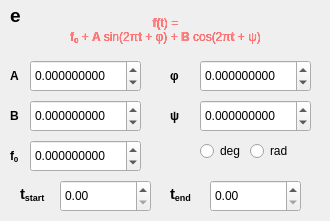
   <widget class="QWidget" name="pageTypeFunctionE">
    <widget class="QDoubleSpinBox" name="FuncEendTime">
     <property name="geometry">
      <rect>
       <x>210</x>
       <y>180</y>
       <width>91</width>
       <height>32</height>
      </rect>
     </property>
     <property name="locale">
      <locale language="English" country="UnitedKingdom"/>
     </property>
     <property name="maximum">
      <double>9999.000000000000000</double>
     </property>
     <property name="stepType">
      <enum>QAbstractSpinBox::AdaptiveDecimalStepType</enum>
     </property>
    </widget>
    <widget class="QDoubleSpinBox" name="FuncECoeff2">
     <property name="geometry">
      <rect>
       <x>30</x>
       <y>100</y>
       <width>111</width>
       <height>32</height>
      </rect>
     </property>
     <property name="locale">
      <locale language="English" country="UnitedKingdom"/>
     </property>
     <property name="decimals">
      <number>9</number>
     </property>
     <property name="minimum">
      <double>-9999.999998999999661</double>
     </property>
     <property name="maximum">
      <double>9999.999998999999661</double>
     </property>
     <property name="stepType">
      <enum>QAbstractSpinBox::AdaptiveDecimalStepType</enum>
     </property>
    </widget>
    <widget class="QDoubleSpinBox" name="FuncECoeff0">
     <property name="geometry">
      <rect>
       <x>30</x>
       <y>140</y>
       <width>111</width>
       <height>32</height>
      </rect>
     </property>
     <property name="locale">
      <locale language="English" country="UnitedKingdom"/>
     </property>
     <property name="decimals">
      <number>9</number>
     </property>
     <property name="minimum">
      <double>-9999.999998999999661</double>
     </property>
     <property name="maximum">
      <double>9999.999998999999661</double>
     </property>
     <property name="stepType">
      <enum>QAbstractSpinBox::AdaptiveDecimalStepType</enum>
     </property>
    </widget>
    <widget class="QDoubleSpinBox" name="FuncECoeff3">
     <property name="geometry">
      <rect>
       <x>200</x>
       <y>60</y>
       <width>111</width>
       <height>32</height>
      </rect>
     </property>
     <property name="locale">
      <locale language="English" country="UnitedKingdom"/>
     </property>
     <property name="decimals">
      <number>9</number>
     </property>
     <property name="minimum">
      <double>-9999.999998999999661</double>
     </property>
     <property name="maximum">
      <double>9999.999998999999661</double>
     </property>
     <property name="stepType">
      <enum>QAbstractSpinBox::AdaptiveDecimalStepType</enum>
     </property>
    </widget>
    <widget class="QDoubleSpinBox" name="FuncECoeff1">
     <property name="geometry">
      <rect>
       <x>30</x>
       <y>60</y>
       <width>111</width>
       <height>32</height>
      </rect>
     </property>
     <property name="locale">
      <locale language="English" country="UnitedKingdom"/>
     </property>
     <property name="decimals">
      <number>9</number>
     </property>
     <property name="minimum">
      <double>-9999.999998999999661</double>
     </property>
     <property name="maximum">
      <double>9999.999998999999661</double>
     </property>
     <property name="stepType">
      <enum>QAbstractSpinBox::AdaptiveDecimalStepType</enum>
     </property>
    </widget>
    <widget class="QDoubleSpinBox" name="FuncEstartTime">
     <property name="geometry">
      <rect>
       <x>60</x>
       <y>180</y>
       <width>91</width>
       <height>32</height>
      </rect>
     </property>
     <property name="locale">
      <locale language="English" country="UnitedKingdom"/>
     </property>
     <property name="maximum">
      <double>9999.000000000000000</double>
     </property>
     <property name="stepType">
      <enum>QAbstractSpinBox::AdaptiveDecimalStepType</enum>
     </property>
    </widget>
    <widget class="QLabel" name="label_43">
     <property name="geometry">
      <rect>
       <x>10</x>
       <y>147</y>
       <width>21</width>
       <height>18</height>
      </rect>
     </property>
     <property name="text">
      <string>&lt;html&gt;&lt;head/&gt;&lt;body&gt;&lt;p&gt;&lt;span style=&quot; font-weight:600;&quot;&gt;f&lt;/span&gt;&lt;span style=&quot; font-weight:600; vertical-align:sub;&quot;&gt;0&lt;/span&gt;&lt;/p&gt;&lt;/body&gt;&lt;/html&gt;</string>
     </property>
    </widget>
    <widget class="QLabel" name="label_44">
     <property name="geometry">
      <rect>
       <x>10</x>
       <y>67</y>
       <width>21</width>
       <height>18</height>
      </rect>
     </property>
     <property name="text">
      <string>&lt;html&gt;&lt;head/&gt;&lt;body&gt;&lt;p&gt;&lt;span style=&quot; font-weight:600;&quot;&gt;A&lt;/span&gt;&lt;/p&gt;&lt;/body&gt;&lt;/html&gt;</string>
     </property>
    </widget>
    <widget class="QLabel" name="label_45">
     <property name="geometry">
      <rect>
       <x>10</x>
       <y>107</y>
       <width>21</width>
       <height>18</height>
      </rect>
     </property>
     <property name="text">
      <string>&lt;html&gt;&lt;head/&gt;&lt;body&gt;&lt;p&gt;&lt;span style=&quot; font-weight:600;&quot;&gt;B&lt;/span&gt;&lt;/p&gt;&lt;/body&gt;&lt;/html&gt;</string>
     </property>
    </widget>
    <widget class="QLabel" name="label_46">
     <property name="geometry">
      <rect>
       <x>170</x>
       <y>67</y>
       <width>21</width>
       <height>18</height>
      </rect>
     </property>
     <property name="text">
      <string>&lt;html&gt;&lt;head/&gt;&lt;body&gt;&lt;p&gt;&lt;span style=&quot; font-weight:600;&quot;&gt;&amp;phi;&lt;/span&gt;&lt;/p&gt;&lt;/body&gt;&lt;/html&gt;</string>
     </property>
    </widget>
    <widget class="QLabel" name="label_49">
     <property name="geometry">
      <rect>
       <x>20</x>
       <y>184</y>
       <width>41</width>
       <height>21</height>
      </rect>
     </property>
     <property name="text">
      <string>&lt;html&gt;&lt;head/&gt;&lt;body&gt;&lt;p&gt;&lt;span style=&quot; font-size:11pt; font-weight:600;&quot;&gt;t&lt;/span&gt;&lt;span style=&quot; font-size:11pt; font-weight:600; vertical-align:sub;&quot;&gt;start&lt;/span&gt;&lt;/p&gt;&lt;/body&gt;&lt;/html&gt;</string>
     </property>
    </widget>
    <widget class="QLabel" name="label_50">
     <property name="geometry">
      <rect>
       <x>170</x>
       <y>179</y>
       <width>31</width>
       <height>31</height>
      </rect>
     </property>
     <property name="text">
      <string>&lt;html&gt;&lt;head/&gt;&lt;body&gt;&lt;p&gt;&lt;span style=&quot; font-size:11pt; font-weight:600;&quot;&gt;t&lt;/span&gt;&lt;span style=&quot; font-size:11pt; font-weight:600; vertical-align:sub;&quot;&gt;end&lt;/span&gt;&lt;/p&gt;&lt;/body&gt;&lt;/html&gt;</string>
     </property>
    </widget>
    <widget class="QLabel" name="funcEequation">
     <property name="geometry">
      <rect>
       <x>10</x>
       <y>10</y>
       <width>311</width>
       <height>41</height>
      </rect>
     </property>
     <property name="text">
      <string>&lt;html&gt;&lt;head/&gt;&lt;body&gt;&lt;p align=&quot;center&quot;&gt;&lt;span style=&quot; font-weight:600; color:#ff0000;&quot;&gt;f(&lt;/span&gt;&lt;span style=&quot; color:#ff0000;&quot;&gt;t) = &lt;br/&gt;&lt;/span&gt;&lt;span style=&quot; font-weight:600; color:#ff0000;&quot;&gt;f&lt;/span&gt;&lt;span style=&quot; font-weight:600; color:#ff0000; vertical-align:sub;&quot;&gt;0&lt;/span&gt;&lt;span style=&quot; color:#ff0000;&quot;&gt; + &lt;/span&gt;&lt;span style=&quot; font-weight:600; color:#ff0000;&quot;&gt;A &lt;/span&gt;&lt;span style=&quot; color:#ff0000;&quot;&gt;sin(2π&lt;/span&gt;&lt;span style=&quot; font-weight:600; color:#ff0000;&quot;&gt;t&lt;/span&gt;&lt;span style=&quot; color:#ff0000;&quot;&gt; + φ) + &lt;/span&gt;&lt;span style=&quot; font-weight:600; color:#ff0000;&quot;&gt;B&lt;/span&gt;&lt;span style=&quot; color:#ff0000;&quot;&gt; cos(2π&lt;/span&gt;&lt;span style=&quot; font-weight:600; color:#ff0000;&quot;&gt;t&lt;/span&gt;&lt;span style=&quot; color:#ff0000;&quot;&gt; + ψ)&lt;/span&gt;&lt;/p&gt;&lt;/body&gt;&lt;/html&gt;</string>
     </property>
    </widget>
    <widget class="QLabel" name="label_47">
     <property name="geometry">
      <rect>
       <x>170</x>
       <y>107</y>
       <width>21</width>
       <height>18</height>
      </rect>
     </property>
     <property name="text">
      <string>&lt;html&gt;&lt;head/&gt;&lt;body&gt;&lt;p&gt;&lt;span style=&quot; font-weight:600;&quot;&gt;&amp;psi;&lt;/span&gt;&lt;/p&gt;&lt;/body&gt;&lt;/html&gt;</string>
     </property>
    </widget>
    <widget class="QDoubleSpinBox" name="FuncECoeff4">
     <property name="geometry">
      <rect>
       <x>200</x>
       <y>100</y>
       <width>111</width>
       <height>32</height>
      </rect>
     </property>
     <property name="locale">
      <locale language="English" country="UnitedKingdom"/>
     </property>
     <property name="decimals">
      <number>9</number>
     </property>
     <property name="minimum">
      <double>-9999.999998999999661</double>
     </property>
     <property name="maximum">
      <double>9999.999998999999661</double>
     </property>
     <property name="stepType">
      <enum>QAbstractSpinBox::AdaptiveDecimalStepType</enum>
     </property>
    </widget>
    <widget class="QRadioButton" name="FuncEdeg">
     <property name="geometry">
      <rect>
       <x>200</x>
       <y>140</y>
       <width>51</width>
       <height>22</height>
      </rect>
     </property>
     <property name="text">
      <string>deg</string>
     </property>
    </widget>
    <widget class="QRadioButton" name="FuncErad">
     <property name="geometry">
      <rect>
       <x>250</x>
       <y>140</y>
       <width>51</width>
       <height>22</height>
      </rect>
     </property>
     <property name="text">
      <string>rad</string>
     </property>
    </widget>
    <widget class="QLabel" name="funcEequationGrey">
     <property name="geometry">
      <rect>
       <x>10</x>
       <y>10</y>
       <width>311</width>
       <height>41</height>
      </rect>
     </property>
     <property name="text">
      <string>&lt;html&gt;&lt;head/&gt;&lt;body&gt;&lt;p align=&quot;center&quot;&gt;&lt;span style=&quot; font-weight:600; color:#ff8080;&quot;&gt;f(&lt;/span&gt;&lt;span style=&quot; color:#ff8080;&quot;&gt;t) = &lt;br/&gt;&lt;/span&gt;&lt;span style=&quot; font-weight:600; color:#ff8080;&quot;&gt;f&lt;/span&gt;&lt;span style=&quot; font-weight:600; color:#ff8080; vertical-align:sub;&quot;&gt;0&lt;/span&gt;&lt;span style=&quot; color:#ff8080;&quot;&gt; + &lt;/span&gt;&lt;span style=&quot; font-weight:600; color:#ff8080;&quot;&gt;A &lt;/span&gt;&lt;span style=&quot; color:#ff8080;&quot;&gt;sin(2π&lt;/span&gt;&lt;span style=&quot; font-weight:600; color:#ff8080;&quot;&gt;t&lt;/span&gt;&lt;span style=&quot; color:#ff8080;&quot;&gt; + φ) + &lt;/span&gt;&lt;span style=&quot; font-weight:600; color:#ff8080;&quot;&gt;B&lt;/span&gt;&lt;span style=&quot; color:#ff8080;&quot;&gt; cos(2π&lt;/span&gt;&lt;span style=&quot; font-weight:600; color:#ff8080;&quot;&gt;t&lt;/span&gt;&lt;span style=&quot; color:#ff8080;&quot;&gt; + ψ)&lt;/span&gt;&lt;/p&gt;&lt;/body&gt;&lt;/html&gt;</string>
     </property>
    </widget>
    <widget class="QLabel" name="label_4">
     <property name="geometry">
      <rect>
       <x>10</x>
       <y>0</y>
       <width>21</width>
       <height>31</height>
      </rect>
     </property>
     <property name="text">
      <string>&lt;html&gt;&lt;head/&gt;&lt;body&gt;&lt;p&gt;&lt;span style=&quot; font-size:14pt; font-weight:600;&quot;&gt;e&lt;/span&gt;&lt;/p&gt;&lt;/body&gt;&lt;/html&gt;</string>
     </property>
    </widget>
   </widget>
